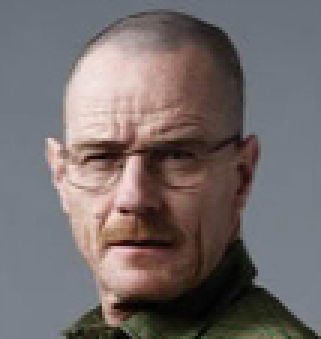
#> input picture Images/source_03.jpg, 107 x 113 px, given in place of tempmask_09.png, which was not available (shown 3 times larger)
$ python GetMask.py
#> lines starting #> are read from the running program, lines starting #| are printed output that depends on the picture; after the words box and inside, x2 and y2 are one past the last pixel; in counts of white or black regions, pixels touching at a corner belong together; pictures that were not available may be replaced by others from this repository, and a replacement may not be noted
import numpy as np
import matplotlib.pyplot as plt
import cv2
import sys

def GetMask(image):
    ### You can add any number of points by using
    ### mouse left click. Delete points with mouse
    ### right click and finish adding by mouse
    ### middle click.  More info:
    ### https://matplotlib.org/api/_as_gen/matplotlib.pyplot.ginput.html

    plt.imshow(image)
    plt.axis('image')
    points = plt.ginput(-1, timeout=-1)
    plt.close()

    ### The code below is based on this answer from stackoverflow
    ### https://stackoverflow.com/a/15343106

    mask = np.zeros(image.shape, dtype=np.uint8)
    roi_corners = np.array([points], dtype=np.int32)
    # fill the ROI so it doesn't get wiped out when the mask is applied
    channel_count = image.shape[2]  # i.e. 3 or 4 depending on your image
    ignore_mask_color = (255,)*channel_count
    cv2.fillPoly(mask, roi_corners, ignore_mask_color)
    np.set_printoptions(threshold=sys.maxsize)
    return mask


img = cv2.imread("../Images/tempmask_09.png", 0)
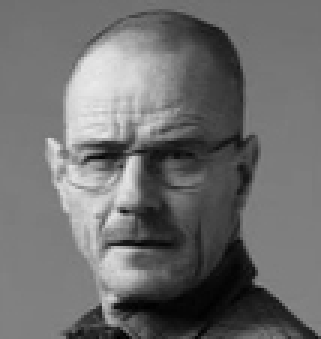
#> img: shape (113, 107) (shown 3 times larger); min 0, max 234, mean 109.7
for y in range(0, img.shape[0]):
    for x in range(0, img.shape[1]):
        if (img [y] [x] != 0):
            img[y][x] = 255
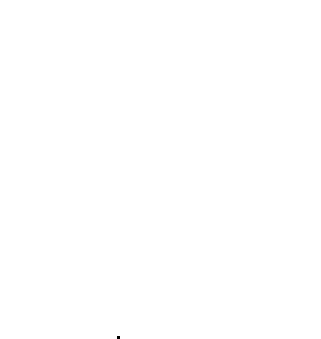
#> img: shape (113, 107) (shown 3 times larger); 100% white; black in thin lines or dots, all inside (x1, y1, x2, y2) = (39, 112, 40, 113)

cv2.imwrite("../Images/mask_09.jpg", img)

$ run again, on Images/source_06.jpg
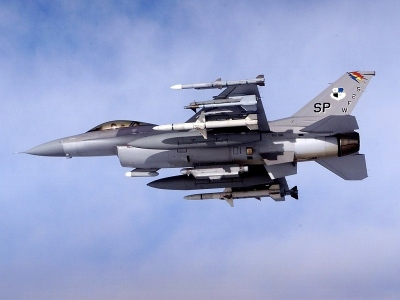
#> input picture Images/source_06.jpg, 400 x 300 px, given in place of tempmask_09.png, which was not available
#> `img = cv2.imread("../Images/tempmask_09.png", 0)`:
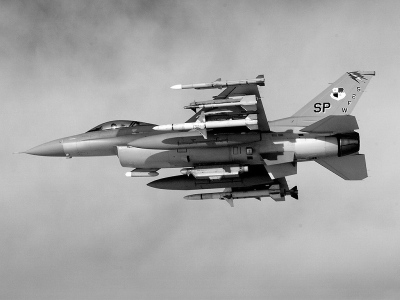
#> img: shape (300, 400); min 0, max 255, mean 163.6

$ run again, on Images/source_07.jpg
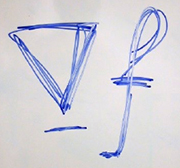
#> input picture Images/source_07.jpg, 180 x 168 px, given in place of tempmask_09.png, which was not available
#> `img = cv2.imread("../Images/tempmask_09.png", 0)`:
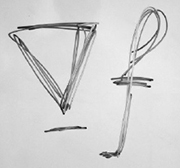
#> img: shape (168, 180); min 5, max 253, mean 210.6
